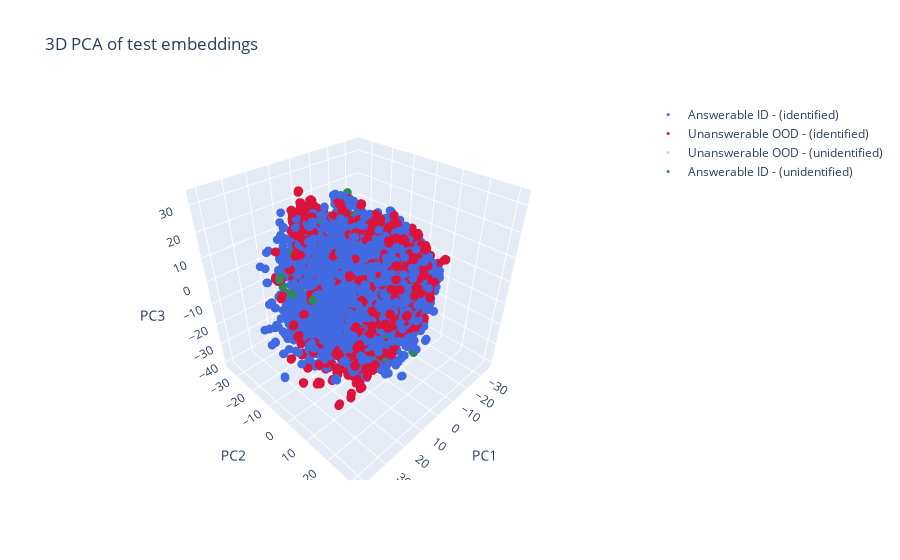

Notebook source saved alongside this figure:
### Code cell
# Plot PCA, t-SNE and UMAP of classified samples  
# -----------------------------------
from src.analysis.visualization import plot_dim_reduction_3d_embeddings

pca_config = {'n_components': 3}
tsne_config = {'n_components': 3, 'perplexity': 100}
umap_config = {'n_components': 3, 'n_neighbors': 15, 'min_dist': 0.1}

# --- PCA only ---
_ = plot_dim_reduction_3d_embeddings(
    id_test_embeddings=id_test_embeddings, 
    od_test_embeddings=od_test_embeddings, 
    labels_id=labels_id_thresh, 
    labels_ood=labels_ood_thresh, 
    pca_config=pca_config
)

### Figure 1 — Plotly figure (JSON) as saved in the notebook; plotly's stock layout.template omitted (floating-point values rounded to 4 significant figures; data arrays with more than 128 entries replaced by an {"elided": "..."} marker saying what was removed)
{"data": [{"marker": {"color": "royalblue", "size": 3}, "mode": "markers", "name": "Answerable ID - (identified)", "type": "scatter3d", "x": {"elided": "8576 float values"}, "y": {"elided": "8576 float values"}, "z": {"elided": "8576 float values"}}, {"marker": {"color": "crimson", "size": 3}, "mode": "markers", "name": "Unanswerable OOD - (identified)", "type": "scatter3d", "x": {"elided": "8748 float values"}, "y": {"elided": "8748 float values"}, "z": {"elided": "8748 float values"}}, {"marker": {"color": "pink", "size": 3}, "mode": "markers", "name": "Unanswerable OOD - (unidentified)", "type": "scatter3d", "x": [19.18, -14.78, 9.96, 19.1, -15.32, -15.03, -14.75, 10.25, -14.93, 9.591, -15.03, 19.27], "y": [-10.3, -0.1627, -13.57, -10.45, 1.257, -0.02428, -0.2197, -13.47, -0.01165, -13.46, -0.03203, -10.85], "z": [-1.518, 4.81, -3.478, -1.412, 9.118, 5.307, 4.832, -3.597, 5.371, -3.083, 5.278, -1.679]}, {"marker": {"color": "seagreen", "size": 3}, "mode": "markers", "name": "Answerable ID - (unidentified)", "type": "scatter3d", "x": {"elided": "184 float values"}, "y": {"elided": "184 float values"}, "z": {"elided": "184 float values"}}], "layout": {"legend": {"font": {"size": 12}}, "scene": {"aspectmode": "cube", "xaxis": {"title": {"text": "PC1"}}, "yaxis": {"title": {"text": "PC2"}}, "zaxis": {"title": {"text": "PC3"}}}, "title": {"text": "3D PCA of test embeddings"}}}
